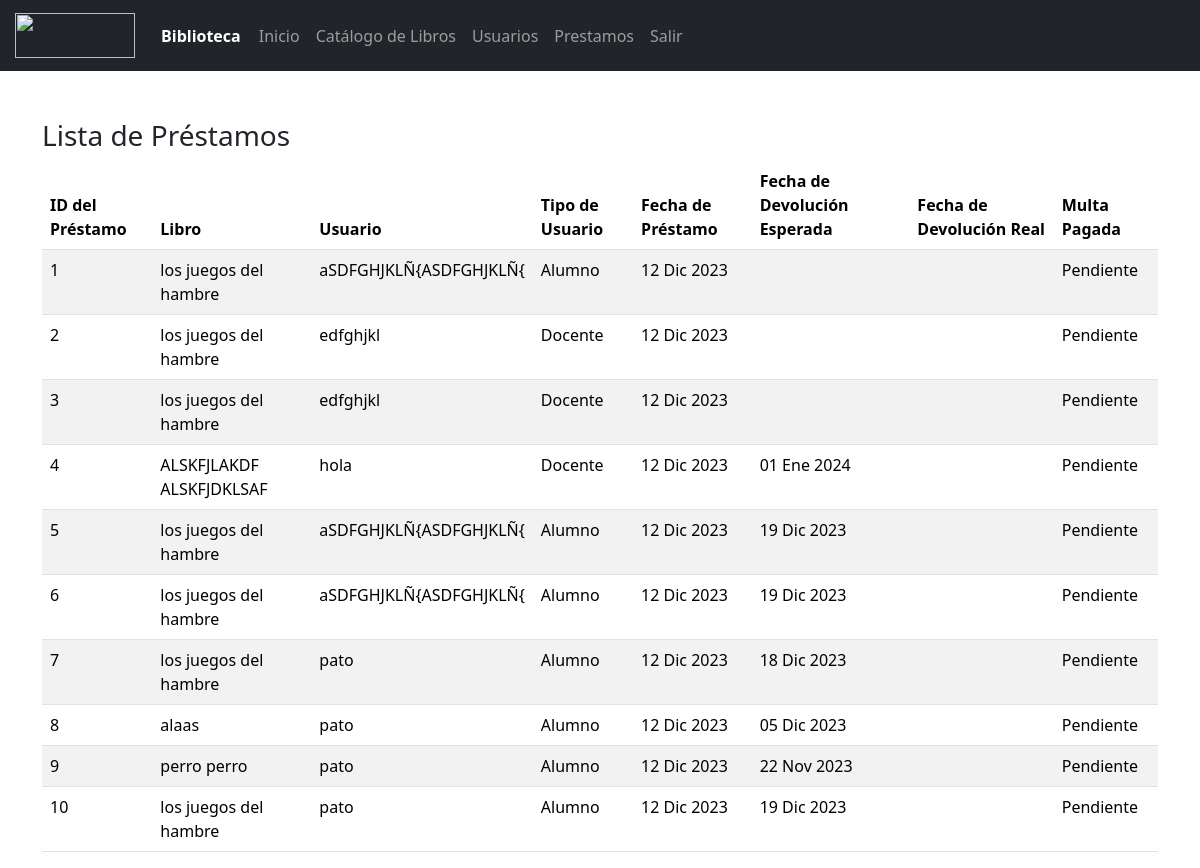
The app's page /listaprestamos/ (signed in), older data.
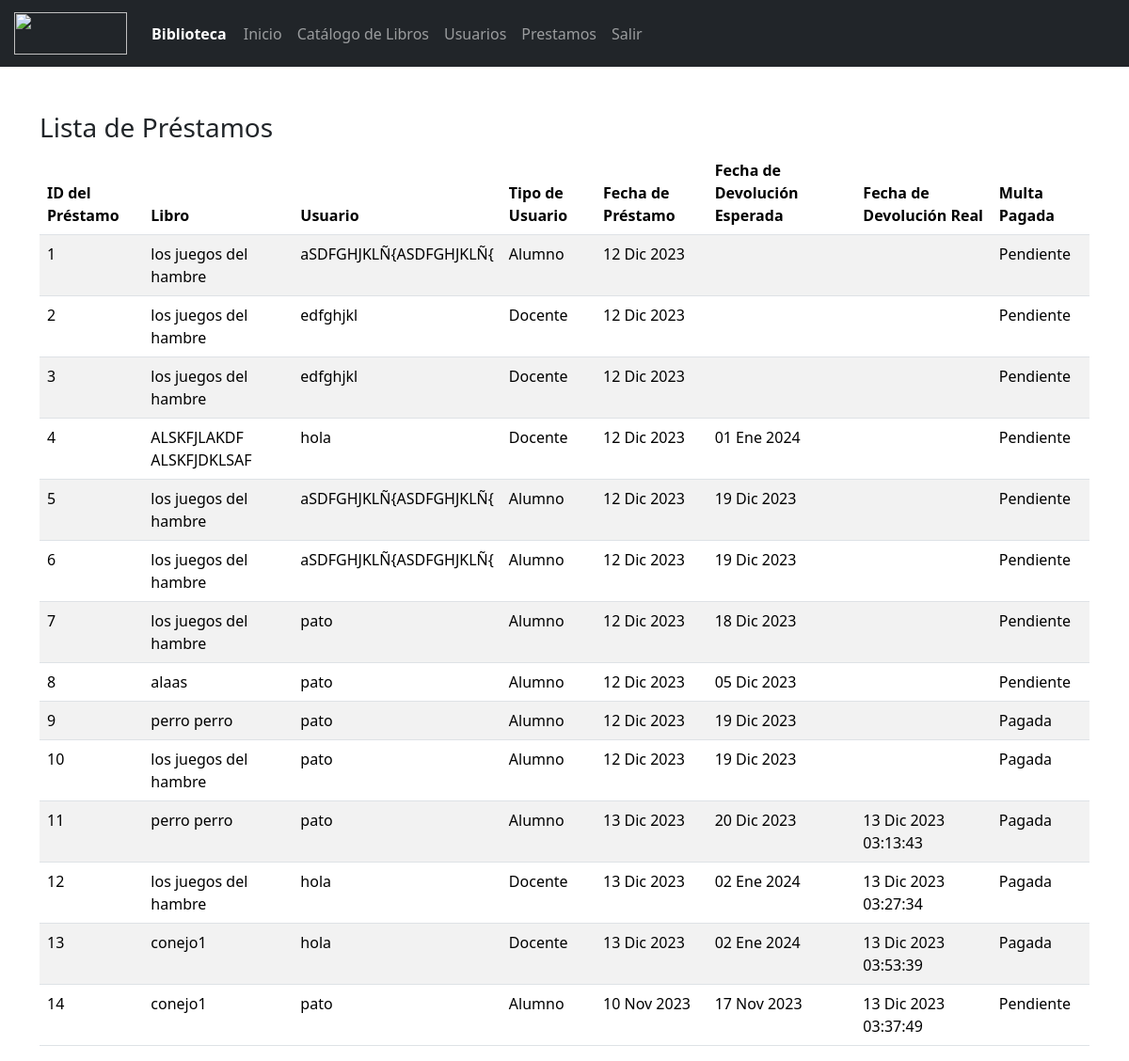
The same page, newer data.
### core/models.py (models this page shows, shortened)
class Prestamo(models.Model):
    libro = models.ForeignKey(Libro, on_delete=models.CASCADE)
    usuario = models.ForeignKey(Usuario, on_delete=models.CASCADE)
    fecha_prestamo = models.DateTimeField(null=True, blank=True)
    fecha_devolucion = models.DateTimeField(null=True, blank=True)
    multa_pagada = models.BooleanField(default=False)
    fecha_devolucion_real = models.DateTimeField(null=True, blank=True)

class Libro(models.Model):
    titulo = models.CharField(max_length=200)
    autor = models.CharField(max_length=200)
    editorial = models.CharField(max_length=200)
    ano_de_publicacion = models.IntegerField()
    prestado = models.BooleanField(default=False)
    isbn = models.CharField(max_length=200)

class Usuario(models.Model):
    USER_TYPE_CHOICES = (
        ('ALUMNO', 'Alumno'),
        ('DOCENTE', 'Docente'),
    )
    nombre = models.CharField(max_length=200)
    apellido = models.CharField(max_length=200)
    direccion = models.CharField(max_length=200)
    correo_electronico = models.EmailField()
    numero_de_telefono = models.CharField(max_length=200)
    user_type = models.CharField(max_length=7, choices=USER_TYPE_CHOICES, default='ALUMNO')
    rut = models.CharField(max_length=20)

### core/views.py (the view)
# urls.py: path('listaprestamos/', lista_prestamos, name='lista_prestamos'),
@login_required
def lista_prestamos(request):
    prestamos = Prestamo.objects.all()
    return render(request, 'core/lista_prestamos.html', {'prestamos': prestamos})

### core/templates/core/lista_prestamos.html
{% extends 'core/base.html' %}
{% block content %}
<div class="container mt-5">
    <h3>Lista de Préstamos</h3>
    <table class="table table-striped">
        <thead>
            <tr>
                <th>ID del Préstamo</th>
                <th>Libro</th>
                <th>Usuario</th>
                <th>Tipo de Usuario</th>
                <th>Fecha de Préstamo</th>
                <th>Fecha de Devolución Esperada</th>
                <th>Fecha de Devolución Real</th>
                <th>Multa Pagada</th>
            </tr>
        </thead>
        <tbody>
            {% for prestamo in prestamos %}
            <tr>
                <td>{{ prestamo.id }}</td>
                <td>{{ prestamo.libro.titulo }}</td>
                <td>{{ prestamo.usuario.nombre }}</td>
                <td>
                    {% if prestamo.usuario.user_type == "DOCENTE" %}
                        Docente
                    {% elif prestamo.usuario.user_type == "ALUMNO" %}
                        Alumno
                    {% else %}
                        Desconocido
                    {% endif %}
                </td>
                <td>{{ prestamo.fecha_prestamo|date:"d M Y" }}</td>
                <td>{{ prestamo.fecha_devolucion|date:"d M Y" }}</td>
                <td>{{ prestamo.fecha_devolucion_real|default:"N/A"|date:"d M Y H:i:s" }}</td>
                <td>
                    {% if prestamo.multa_pagada %}
                        Pagada
                    {% else %}
                        Pendiente
                    {% endif %}
                </td>
            </tr>
            {% endfor %}
        </tbody>
    </table>
</div>
{% endblock %}

### core/templates/core/base.html (shortened to what this page needs)
<!DOCTYPE html>
<html lang="es">
<head>
    <link href="https://cdn.jsdelivr.net/npm/bootstrap@5.3.2/dist/css/bootstrap.min.css" rel="stylesheet"
>
</head>
<body>
    <nav class="navbar navbar-expand-lg navbar-dark bg-dark">
        <a class="navbar-brand" href="#">
            <img style="margin-left: 15px;" src="https://static.vgroup.cl/2022/02/WEB-VGROUP/IMG/logo-inacap-3.png" width="120" height="45"
                class="d-inline-block align-top" alt="">
        </a>
        <span class="brand-text"><b>Biblioteca</b></span>
        <div class="collapse navbar-collapse" id="navbarNav">
            <ul class="navbar-nav">
                <li class="nav-item active">
                    <a class="nav-link" href={% url 'home' %}>Inicio</a>
                </li>
                <li class="nav-item">
                    <a class="nav-link" href={% url 'products' %}>Catálogo de Libros</a>
                </li>
                <li class="nav-item">
                    <a class="nav-link" href={% url 'lista_usuarios' %}>Usuarios</a>
                </li>
                <li class="nav-item">
                    <a class="nav-link" href={% url 'lista_prestamos' %}>Prestamos</a>
                </li>
                <li class="nav-item">
                    {% if request.user.is_authenticated %}
                    <a class="nav-link" href={% url 'exit' %}>Salir</a>
                    {% else %}
                    <a class="nav-link" href={% url 'login' %}>Ingresar</a>
                    {% endif %}
                </li>
            </ul>
        </div>
    </nav>
    {% block content %}{% endblock %}
</body>
</html>

### core/templates/core/base.html (style rules this page uses)
.brand-text { color: white; margin-left: 10px; margin-right: 10px; }

Row changes from the older to the newer data that the page shows:
changed Prestamo id 9: fecha_devolucion "22 Nov 2023" → "19 Dic 2023"; multa_pagada "Pendiente" → "Pagada"
changed Prestamo id 10: multa_pagada "Pendiente" → "Pagada"
added Prestamo: id "11", libro.titulo "perro perro", usuario.nombre "pato", shows "Alumno", fecha_prestamo "13 Dic 2023", fecha_devolucion "20 Dic 2023", fecha_devolucion_real "13 Dic 2023 03:13:43", multa_pagada "Pagada"
added Prestamo: id "12", libro.titulo "los juegos del hambre", usuario.nombre "hola", shows "Docente", fecha_prestamo "13 Dic 2023", fecha_devolucion "02 Ene 2024", fecha_devolucion_real "13 Dic 2023 03:27:34", multa_pagada "Pagada"
added Prestamo: id "13", libro.titulo "conejo1", usuario.nombre "hola", shows "Docente", fecha_prestamo "13 Dic 2023", fecha_devolucion "02 Ene 2024", fecha_devolucion_real "13 Dic 2023 03:53:39", multa_pagada "Pagada"
added Prestamo: id "14", libro.titulo "conejo1", usuario.nombre "pato", shows "Alumno", fecha_prestamo "10 Nov 2023", fecha_devolucion "17 Nov 2023", fecha_devolucion_real "13 Dic 2023 03:37:49", multa_pagada "Pendiente"
